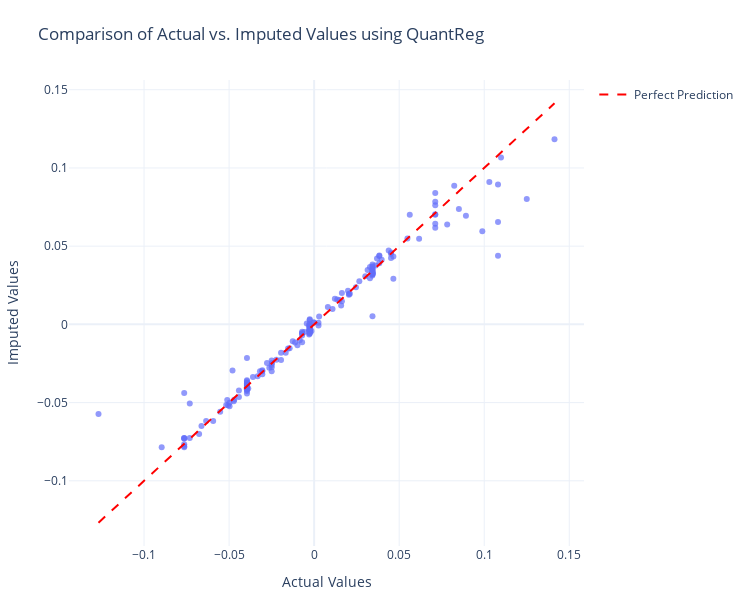

This figure's notebook cell:
### Markdown cell above
## Evaluating the imputation results

Now let's compare the imputed values with the actual values to evaluate the performance of our imputer. To understand QuantReg's power to capture variability accross quantiles let us find and plot the prediction closest to the true value across quantiles for each data point.

### Code cell
# Define your quantiles
quantiles = list(imputed_values.keys())

# Convert imputed_values dict to a 3D array: (n_samples, n_quantiles)
pred_matrix = np.stack(
    [imputed_values[q].values.flatten() for q in quantiles], axis=1
)

# Actual values flattened
actual = actual_values.values.flatten()

# Compute absolute error matrix: shape (n_samples, n_quantiles)
abs_error = np.abs(pred_matrix - actual[:, None])

# Find index of closest prediction for each sample
closest_indices = abs_error.argmin(axis=1)

# Select the closest predictions
closest_predictions = np.array(
    [pred_matrix[i, idx] for i, idx in enumerate(closest_indices)]
)

# Wrap as DataFrame for plotting
closest_df = pd.DataFrame(
    {
        "Actual": actual,
        "ClosestPrediction": closest_predictions,
    }
)

# Extract median predictions for evaluation
median_predictions = imputed_values[0.5]

# Create a scatter plot comparing actual vs. imputed values
min_val = min(actual_values.min().min(), median_predictions.min().min())
max_val = max(actual_values.max().max(), median_predictions.max().max())

# Create the scatter plot
fig = px.scatter(
    closest_df,
    x="Actual",
    y="ClosestPrediction",
    opacity=0.7,
    title="Comparison of Actual vs. Imputed Values using QuantReg",
)

# Add the diagonal line (perfect prediction line)
fig.add_trace(
    go.Scatter(
        x=[min_val, max_val],
        y=[min_val, max_val],
        mode="lines",
        line=dict(color="red", dash="dash"),
        name="Perfect Prediction",
    )
)

# Update layout
fig.update_layout(
    xaxis_title="Actual Values",
    yaxis_title="Imputed Values",
    width=750,
    height=600,
    template="plotly_white",
    margin=dict(l=50, r=50, t=80, b=50),  # Adjust margins
)

fig.show()

### Figure 1 — Plotly figure (JSON) as saved in the notebook; plotly's stock layout.template omitted (floating-point values rounded to 4 significant figures; data arrays with more than 128 entries replaced by an {"elided": "..."} marker saying what was removed)
{"data": [{"hovertemplate": "Actual=%{x}<br>ClosestPrediction=%{y}<extra></extra>", "legendgroup": "", "marker": {"color": "#636efa", "opacity": 0.7, "symbol": "circle"}, "mode": "markers", "name": "", "orientation": "v", "showlegend": false, "type": "scatter", "x": {"elided": "178 float values"}, "xaxis": "x", "y": {"elided": "178 float values"}, "yaxis": "y"}, {"line": {"color": "red", "dash": "dash"}, "mode": "lines", "name": "Perfect Prediction", "type": "scatter", "x": [-0.1268, 0.1413], "y": [-0.1268, 0.1413]}], "layout": {"height": 600, "legend": {"tracegroupgap": 0}, "margin": {"b": 50, "l": 50, "r": 50, "t": 80}, "title": {"text": "Comparison of Actual vs. Imputed Values using QuantReg"}, "width": 750, "xaxis": {"anchor": "y", "domain": [0, 1], "title": {"text": "Actual Values"}}, "yaxis": {"anchor": "x", "domain": [0, 1], "title": {"text": "Imputed Values"}}}}
